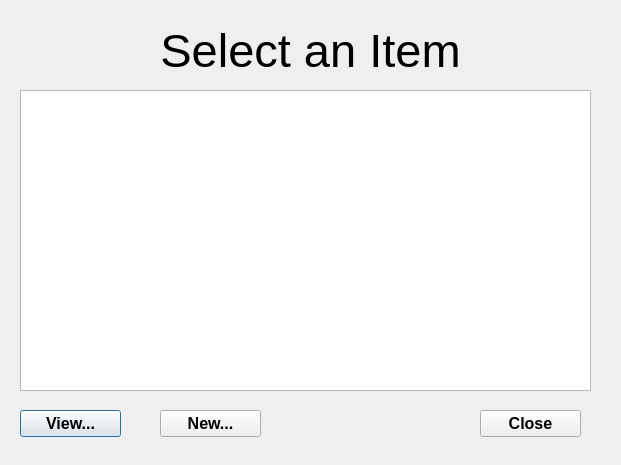
<?xml version="1.0" encoding="UTF-8"?>
<ui version="4.0">
 <class>Dialog</class>
 <widget class="QDialog" name="Dialog">
  <property name="geometry">
   <rect>
    <x>0</x>
    <y>0</y>
    <width>621</width>
    <height>465</height>
   </rect>
  </property>
  <property name="windowTitle">
   <string>Dialog</string>
  </property>
  <widget class="QListWidget" name="itemList_Widget">
   <property name="geometry">
    <rect>
     <x>20</x>
     <y>90</y>
     <width>571</width>
     <height>301</height>
    </rect>
   </property>
  </widget>
  <widget class="QPushButton" name="view_Button">
   <property name="geometry">
    <rect>
     <x>20</x>
     <y>410</y>
     <width>101</width>
     <height>27</height>
    </rect>
   </property>
   <property name="font">
    <font>
     <pointsize>12</pointsize>
     <weight>75</weight>
     <bold>true</bold>
    </font>
   </property>
   <property name="toolTip">
    <string extracomment="View the selected item"/>
   </property>
   <property name="text">
    <string>View...</string>
   </property>
  </widget>
  <widget class="QPushButton" name="new_Button">
   <property name="geometry">
    <rect>
     <x>160</x>
     <y>410</y>
     <width>101</width>
     <height>27</height>
    </rect>
   </property>
   <property name="font">
    <font>
     <pointsize>12</pointsize>
     <weight>75</weight>
     <bold>true</bold>
    </font>
   </property>
   <property name="statusTip">
    <string extracomment="Open the edit window for a new item"/>
   </property>
   <property name="text">
    <string>New...</string>
   </property>
  </widget>
  <widget class="QPushButton" name="close_Button">
   <property name="geometry">
    <rect>
     <x>480</x>
     <y>410</y>
     <width>101</width>
     <height>27</height>
    </rect>
   </property>
   <property name="font">
    <font>
     <pointsize>12</pointsize>
     <weight>75</weight>
     <bold>true</bold>
    </font>
   </property>
   <property name="toolTip">
    <string extracomment="Close the selection dialog"/>
   </property>
   <property name="text">
    <string>Close</string>
   </property>
  </widget>
  <widget class="QLabel" name="selectTitle_Label">
   <property name="geometry">
    <rect>
     <x>0</x>
     <y>20</y>
     <width>621</width>
     <height>61</height>
    </rect>
   </property>
   <property name="font">
    <font>
     <pointsize>35</pointsize>
    </font>
   </property>
   <property name="text">
    <string>Select an Item</string>
   </property>
   <property name="alignment">
    <set>Qt::AlignCenter</set>
   </property>
  </widget>
 </widget>
 <resources/>
 <connections/>
</ui>
